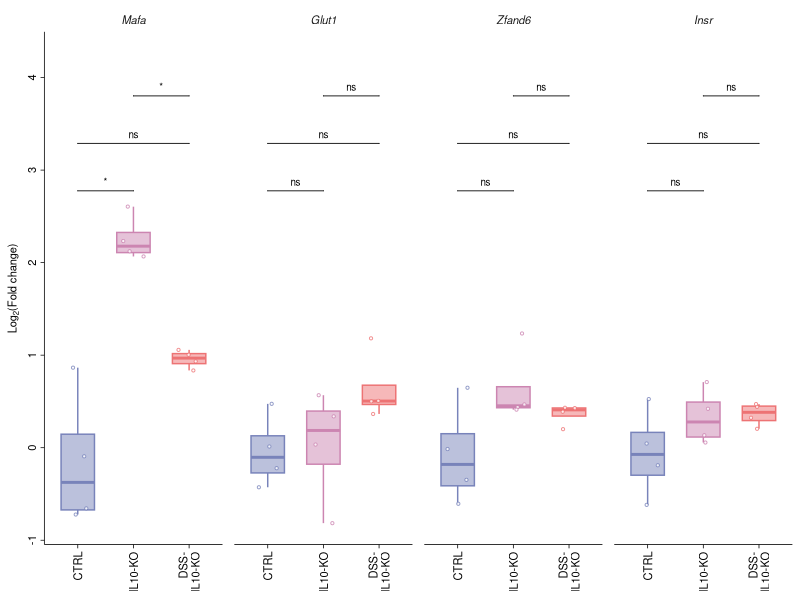

R code for this plot:
# ============================================================
# Kidney Gene Expression Analysis - Fig_4e
# FOLD CHANGE VERSION - Using facet_grid
# Integrated Script for Diabetologia Journal Submission
# Log2(Fold-change) relative to CTRL baseline
# Three groups: CTRL, IL10-KO, DSS-IL10-KO
# Four genes: Mafa, Glut1, Zfand6, Insr
# ============================================================

# ✅ DATA QUALITY NOTES:
# - Tcf19 NOT AVAILABLE in kidney data (replaced with Insr)
# - Glut4 EXCLUDED due to extensive missing data (58% NA)
# - All 4 genes included have complete or near-complete data

# 0) Clear workspace and set working directory
rm(list = ls())
# Set the working directory to this script's own folder before running
# (e.g. in RStudio: Session > Set Working Directory > To Source File Location)

# 1) Load required libraries
library(ggplot2)
library(dplyr)
library(tidyr)
library(ggpubr)
library(rstatix)

# 2) Define Diabetologia colour palette
diabetologia_colors <- c(
  "CTRL" = rgb(120, 131, 186, maxColorValue = 255),
  "IL10-KO" = rgb(204, 133, 177, maxColorValue = 255),
  "DSS-IL10-KO" = rgb(237, 115, 116, maxColorValue = 255)
)

# 3) Define kidney genes for Fig_4e
# NOTE: Insr replaces Tcf19 (not available in kidney)
# NOTE: Glut4 excluded due to extensive missing data
genes_fig5b <- c("Mafa", "Glut1", "Zfand6", "Insr")

# 4) Define comparisons
my_comparisons <- list(
  c("CTRL", "IL10-KO"),
  c("CTRL", "DSS-IL10-KO"),
  c("IL10-KO", "DSS-IL10-KO")
)

# ============================================================
# 5) Import and prepare data
# ============================================================
cat("\n=== LOADING KIDNEY GENE EXPRESSION DATA ===\n")
dat_raw <- read.csv("Fig_4e_Data_Kidney_GeneExpr.csv", stringsAsFactors = FALSE)

# Filter for the 4 selected genes
dat_raw <- dat_raw %>%
  filter(Gene %in% genes_fig5b) %>%
  select(Group, Gene, Relative_expression, Tissue)

# Convert to numeric and factor
dat_raw$Relative_expression <- as.numeric(dat_raw$Relative_expression)
dat_raw$Group <- factor(dat_raw$Group, levels = c("CTRL", "IL10-KO", "DSS-IL10-KO"))
dat_raw$Gene <- factor(dat_raw$Gene, levels = genes_fig5b)

cat("Total observations (raw, including NA):", nrow(dat_raw), "\n")
cat("Genes:", paste(genes_fig5b, collapse = ", "), "\n")

# Check for NA values by gene
cat("\nNA values per gene:\n")
na_summary <- dat_raw %>%
  group_by(Gene) %>%
  summarise(
    Total = n(),
    NA_count = sum(is.na(Relative_expression)),
    Valid = sum(!is.na(Relative_expression)),
    Completeness = round(Valid/Total*100, 1),
    .groups = 'drop'
  )
print(na_summary)

# ============================================================
# 6) Calculate FOLD CHANGE relative to CTRL mean
# ============================================================
cat("\n=== CALCULATING FOLD CHANGE ===\n")

# Calculate CTRL mean for each gene (excluding NA)
ctrl_means <- dat_raw %>%
  filter(Group == "CTRL") %>%
  group_by(Gene) %>%
  summarise(
    CTRL_mean = mean(Relative_expression, na.rm = TRUE),
    CTRL_n = sum(!is.na(Relative_expression)),
    .groups = 'drop'
  )

cat("\nCTRL baseline means:\n")
print(ctrl_means)

# Calculate fold change for each sample
dat_fc <- dat_raw %>%
  left_join(ctrl_means, by = "Gene") %>%
  mutate(
    Fold_Change = Relative_expression / CTRL_mean,
    Log2_Fold_Change = log2(Fold_Change)
  ) %>%
  filter(!is.na(Log2_Fold_Change)) # Remove NA values

cat("\nTotal observations after fold change calculation:", nrow(dat_fc), "\n")

if (nrow(dat_raw) > nrow(dat_fc)) {
  cat("Observations removed due to NA:", nrow(dat_raw) - nrow(dat_fc), "\n")
}

# Check sample sizes after removing NA
cat("\nSample sizes per gene per group (after removing NA):\n")
sample_sizes <- table(dat_fc$Gene, dat_fc$Group)
print(sample_sizes)

# ============================================================
# 7) Create faceted boxplot using facet_grid
# ============================================================
cat("\n=== GENERATING FACETED PLOT ===\n")

# Create custom x-axis labels
x_labels <- c("CTRL" = "CTRL",
              "IL10-KO" = "IL10-KO",
              "DSS-IL10-KO" = "DSS-\nIL10-KO")

# Create the plot
plot_fig5b <- ggboxplot(
  dat_fc,
  x = "Group",
  y = "Log2_Fold_Change",
  color = "Group",
  fill = "Group",
  alpha = 0.5,
  add = "jitter",
  add.params = list(color = "Group", shape = 21,
                    fill = "white", size = 0.75, alpha = 0.8),
  palette = diabetologia_colors,
  outlier.shape = NA,
  width = 0.6
) +
  facet_grid(~ Gene, scales = "fixed") +
  scale_color_manual(values = diabetologia_colors) +
  scale_fill_manual(values = diabetologia_colors) +
  labs(
    y = expression(paste("Log"[2], "(Fold change)")),
    x = NULL
  ) +
  scale_x_discrete(labels = x_labels) +
  theme_classic() +
  theme(
    legend.position = "none",
    strip.text.x = element_text(size = 8, face = "italic"),
    strip.background = element_blank(),
    axis.title.y = element_text(size = 8),
    axis.title.x = element_blank(),
    axis.text.x = element_text(size = 8, colour = "black",
                               angle = 90, hjust = 1, vjust = 0.5),
    axis.text.y = element_text(size = 8, colour = "black",
                               angle = 90, hjust = 0.5),
    axis.line = element_line(colour = "black", linewidth = 0.75 / .pt),
    axis.ticks = element_line(colour = "black", linewidth = 0.75 / .pt),
    panel.spacing = unit(0.3, "cm")
  ) +
  stat_compare_means(
    comparisons = my_comparisons,
    method = "wilcox.test",
    label = "p.signif",
    paired = FALSE,
    tip.length = 0.0,
    step.increase = 0.15,
    size = 2.5,
    bracket.size = 0.3
  ) +
  scale_y_continuous(
    n.breaks = 4,
    expand = expansion(mult = c(0.05, 0.15))
  )

# Display plot
print(plot_fig5b)

# ============================================================
# 8) Save plot in multiple formats
# ============================================================
cat("\n=== SAVING PLOT FILES ===\n")

ggsave(
  filename = "Fig_4e_FoldChange_Kidney_GeneExpr.png",
  plot = plot_fig5b,
  scale = 1, width = 8, height = 6,
  units = "cm", dpi = 600, limitsize = FALSE
)

ggsave(
  filename = "Fig_4e_FoldChange_Kidney_GeneExpr.svg",
  plot = plot_fig5b,
  scale = 1, width = 8, height = 6,
  units = "cm", limitsize = FALSE
)

cat("✓ Plots saved\n")

# ============================================================
# 9) Statistical analysis with BH correction
# ============================================================
cat("\n=== PERFORMING STATISTICAL ANALYSIS ===\n")

posthoc_result <- dat_fc %>%
  group_by(Gene) %>%
  wilcox_test(Log2_Fold_Change ~ Group,
              comparisons = my_comparisons) %>%
  adjust_pvalue(method = "BH") %>%
  add_significance("p.adj") %>%
  mutate(
    p = signif(p, 3),
    p.adj = signif(p.adj, 3)
  )

cat("\nStatistical test results with BH-adjusted p-values:\n")
print(posthoc_result)

write.csv(
  posthoc_result,
  file = "Fig_4e_Posthoc_FoldChange_BH_corrected.csv",
  row.names = FALSE
)

cat("✓ Statistical results saved\n")

# ============================================================
# 10) Summary statistics
# ============================================================
cat("\n=== CALCULATING SUMMARY STATISTICS ===\n")

summary_stats <- dat_fc %>%
  group_by(Gene, Group) %>%
  summarise(
    n = n(),
    mean_Log2FC = round(mean(Log2_Fold_Change, na.rm = TRUE), 3),
    sd_Log2FC = round(sd(Log2_Fold_Change, na.rm = TRUE), 3),
    sem_Log2FC = round(sd_Log2FC / sqrt(n), 3),
    mean_FC = round(2^mean_Log2FC, 2), # Convert back to fold change
    .groups = 'drop'
  )

cat("\nSummary statistics (Log2 and linear fold change):\n")
print(summary_stats)

write.csv(
  summary_stats,
  file = "Fig_4e_Summary_FoldChange_Kidney_GeneExpr.csv",
  row.names = FALSE
)

# Also save the fold change data
write.csv(
  dat_fc %>% select(Group, Gene, Relative_expression, Fold_Change, Log2_Fold_Change),
  file = "Fig_4e_FoldChange_Data.csv",
  row.names = FALSE
)

cat("✓ Summary statistics saved\n")

# ============================================================
# 11) Summary
# ============================================================
cat("\n", rep("=", 70), "\n", sep = "")
cat("ANALYSIS COMPLETE - KIDNEY GENES (FOLD CHANGE)\n")
cat(rep("=", 70), "\n", sep = "")

cat("\nGenerated files:\n")
cat("  Figures:\n")
cat("    - Fig_4e_FoldChange_Kidney_GeneExpr.png (600 dpi, 8×6 cm)\n")
cat("    - Fig_4e_FoldChange_Kidney_GeneExpr.svg (vector format)\n")
cat("  Data tables:\n")
cat("    - Fig_4e_Posthoc_FoldChange_BH_corrected.csv\n")
cat("    - Fig_4e_Summary_FoldChange_Kidney_GeneExpr.csv\n")
cat("    - Fig_4e_FoldChange_Data.csv\n")

cat("\nKey features:\n")
cat("  ✓ Log2(Fold change) relative to CTRL baseline\n")
cat("  ✓ facet_grid layout (4 panels, 1 row)\n")
cat("  ✓ Shared y-axis across all genes\n")
cat("  ✓ DSS-\\nIL10-KO label with line break\n")
cat("  ✓ Diabetologia formatting\n")
cat("  ✓ BH correction for multiple comparisons\n")
cat("  ✓ Statistical significance stars on plot\n")

cat("\nGenes analysed:\n")
cat("  ", paste(genes_fig5b, collapse = ", "), "\n")

cat("\nData quality:\n")
cat("  ✓ All 4 genes have complete or near-complete data\n")
cat("  ✓ Tcf19 replaced with Insr (Tcf19 not available in kidney)\n")
cat("  ✓ Glut4 excluded due to extensive missing data (58% NA)\n")

cat(rep("=", 70), "\n", sep = "")
